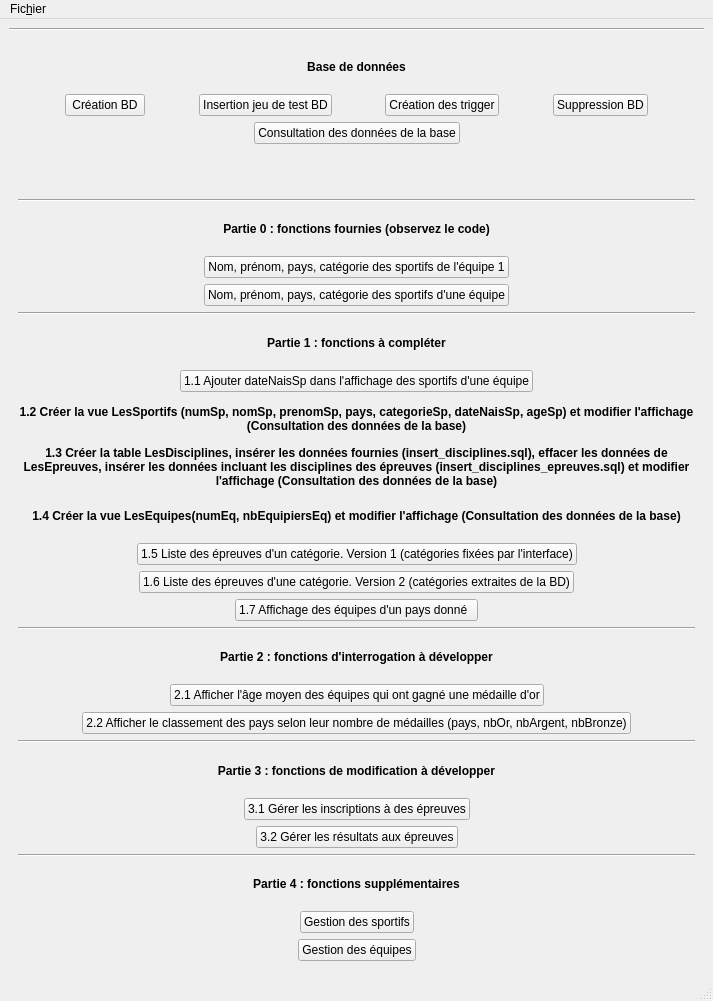
<?xml version="1.0" encoding="UTF-8"?>
<ui version="4.0">
 <class>MainWindow</class>
 <widget class="QMainWindow" name="MainWindow">
  <property name="geometry">
   <rect>
    <x>0</x>
    <y>0</y>
    <width>713</width>
    <height>1001</height>
   </rect>
  </property>
  <property name="windowTitle">
   <string>Projet Jeux Olympiques</string>
  </property>
  <widget class="QWidget" name="centralwidget">
   <layout class="QVBoxLayout" name="verticalLayout">
    <item>
     <widget class="Line" name="line">
      <property name="orientation">
       <enum>Qt::Horizontal</enum>
      </property>
     </widget>
    </item>
    <item>
     <widget class="QScrollArea" name="scrollArea">
      <property name="sizePolicy">
       <sizepolicy hsizetype="Expanding" vsizetype="Expanding">
        <horstretch>0</horstretch>
        <verstretch>0</verstretch>
       </sizepolicy>
      </property>
      <property name="frameShape">
       <enum>QFrame::NoFrame</enum>
      </property>
      <property name="widgetResizable">
       <bool>true</bool>
      </property>
      <widget class="QWidget" name="scrollAreaWidgetContents">
       <property name="geometry">
        <rect>
         <x>0</x>
         <y>0</y>
         <width>681</width>
         <height>959</height>
        </rect>
       </property>
       <layout class="QVBoxLayout" name="verticalLayout_2">
        <item>
         <widget class="QLabel" name="label">
          <property name="font">
           <font>
            <weight>75</weight>
            <bold>true</bold>
           </font>
          </property>
          <property name="text">
           <string>Base de données</string>
          </property>
          <property name="alignment">
           <set>Qt::AlignCenter</set>
          </property>
         </widget>
        </item>
        <item>
         <layout class="QHBoxLayout" name="horizontalLayout">
          <item>
           <spacer name="horizontalSpacer_3">
            <property name="orientation">
             <enum>Qt::Horizontal</enum>
            </property>
            <property name="sizeHint" stdset="0">
             <size>
              <width>40</width>
              <height>20</height>
             </size>
            </property>
           </spacer>
          </item>
          <item>
           <widget class="QPushButton" name="pushButton">
            <property name="sizePolicy">
             <sizepolicy hsizetype="Preferred" vsizetype="Fixed">
              <horstretch>0</horstretch>
              <verstretch>0</verstretch>
             </sizepolicy>
            </property>
            <property name="text">
             <string>Création BD</string>
            </property>
           </widget>
          </item>
          <item>
           <spacer name="horizontalSpacer">
            <property name="orientation">
             <enum>Qt::Horizontal</enum>
            </property>
            <property name="sizeHint" stdset="0">
             <size>
              <width>40</width>
              <height>20</height>
             </size>
            </property>
           </spacer>
          </item>
          <item>
           <widget class="QPushButton" name="pushButton_3">
            <property name="sizePolicy">
             <sizepolicy hsizetype="Preferred" vsizetype="Fixed">
              <horstretch>0</horstretch>
              <verstretch>0</verstretch>
             </sizepolicy>
            </property>
            <property name="text">
             <string>Insertion jeu de test BD</string>
            </property>
           </widget>
          </item>
          <item>
           <spacer name="horizontalSpacer_2">
            <property name="orientation">
             <enum>Qt::Horizontal</enum>
            </property>
            <property name="sizeHint" stdset="0">
             <size>
              <width>40</width>
              <height>20</height>
             </size>
            </property>
           </spacer>
          </item>
          <item>
           <widget class="QPushButton" name="pushButton_12">
            <property name="sizePolicy">
             <sizepolicy hsizetype="Preferred" vsizetype="Fixed">
              <horstretch>0</horstretch>
              <verstretch>0</verstretch>
             </sizepolicy>
            </property>
            <property name="text">
             <string>Création des trigger</string>
            </property>
           </widget>
          </item>
          <item>
           <spacer name="horizontalSpacer_21">
            <property name="orientation">
             <enum>Qt::Horizontal</enum>
            </property>
            <property name="sizeHint" stdset="0">
             <size>
              <width>40</width>
              <height>20</height>
             </size>
            </property>
           </spacer>
          </item>
          <item>
           <widget class="QPushButton" name="pushButton_2">
            <property name="text">
             <string>Suppression BD</string>
            </property>
           </widget>
          </item>
          <item>
           <spacer name="horizontalSpacer_4">
            <property name="orientation">
             <enum>Qt::Horizontal</enum>
            </property>
            <property name="sizeHint" stdset="0">
             <size>
              <width>40</width>
              <height>20</height>
             </size>
            </property>
           </spacer>
          </item>
         </layout>
        </item>
        <item>
         <layout class="QHBoxLayout" name="horizontalLayout_10"/>
        </item>
        <item>
         <layout class="QHBoxLayout" name="horizontalLayout_13">
          <item>
           <spacer name="horizontalSpacer_28">
            <property name="orientation">
             <enum>Qt::Horizontal</enum>
            </property>
            <property name="sizeHint" stdset="0">
             <size>
              <width>40</width>
              <height>20</height>
             </size>
            </property>
           </spacer>
          </item>
          <item>
           <widget class="QPushButton" name="pushButton_15">
            <property name="text">
             <string>Consultation des données de la base</string>
            </property>
           </widget>
          </item>
          <item>
           <spacer name="horizontalSpacer_27">
            <property name="orientation">
             <enum>Qt::Horizontal</enum>
            </property>
            <property name="sizeHint" stdset="0">
             <size>
              <width>40</width>
              <height>20</height>
             </size>
            </property>
           </spacer>
          </item>
         </layout>
        </item>
        <item>
         <widget class="QLabel" name="label_2">
          <property name="text">
           <string/>
          </property>
          <property name="alignment">
           <set>Qt::AlignCenter</set>
          </property>
         </widget>
        </item>
        <item>
         <widget class="Line" name="line_2">
          <property name="orientation">
           <enum>Qt::Horizontal</enum>
          </property>
         </widget>
        </item>
        <item>
         <widget class="QLabel" name="label_3">
          <property name="font">
           <font>
            <weight>75</weight>
            <bold>true</bold>
           </font>
          </property>
          <property name="text">
           <string>Partie 0 : fonctions fournies (observez le code)</string>
          </property>
          <property name="alignment">
           <set>Qt::AlignCenter</set>
          </property>
         </widget>
        </item>
        <item>
         <layout class="QHBoxLayout" name="horizontalLayout_2">
          <item>
           <spacer name="horizontalSpacer_7">
            <property name="orientation">
             <enum>Qt::Horizontal</enum>
            </property>
            <property name="sizeHint" stdset="0">
             <size>
              <width>40</width>
              <height>20</height>
             </size>
            </property>
           </spacer>
          </item>
          <item>
           <widget class="QPushButton" name="pushButton_4">
            <property name="text">
             <string>Nom, prénom, pays, catégorie des sportifs de l'équipe 1</string>
            </property>
           </widget>
          </item>
          <item>
           <spacer name="horizontalSpacer_5">
            <property name="orientation">
             <enum>Qt::Horizontal</enum>
            </property>
            <property name="sizeHint" stdset="0">
             <size>
              <width>40</width>
              <height>20</height>
             </size>
            </property>
           </spacer>
          </item>
         </layout>
        </item>
        <item>
         <layout class="QHBoxLayout" name="horizontalLayout_3">
          <item>
           <spacer name="horizontalSpacer_8">
            <property name="orientation">
             <enum>Qt::Horizontal</enum>
            </property>
            <property name="sizeHint" stdset="0">
             <size>
              <width>40</width>
              <height>20</height>
             </size>
            </property>
           </spacer>
          </item>
          <item>
           <widget class="QPushButton" name="pushButton_5">
            <property name="text">
             <string>Nom, prénom, pays, catégorie des sportifs d'une équipe</string>
            </property>
           </widget>
          </item>
          <item>
           <spacer name="horizontalSpacer_6">
            <property name="orientation">
             <enum>Qt::Horizontal</enum>
            </property>
            <property name="sizeHint" stdset="0">
             <size>
              <width>40</width>
              <height>20</height>
             </size>
            </property>
           </spacer>
          </item>
         </layout>
        </item>
        <item>
         <widget class="Line" name="line_3">
          <property name="orientation">
           <enum>Qt::Horizontal</enum>
          </property>
         </widget>
        </item>
        <item>
         <widget class="QLabel" name="label_4">
          <property name="font">
           <font>
            <weight>75</weight>
            <bold>true</bold>
           </font>
          </property>
          <property name="text">
           <string>Partie 1 : fonctions à compléter</string>
          </property>
          <property name="alignment">
           <set>Qt::AlignCenter</set>
          </property>
         </widget>
        </item>
        <item>
         <layout class="QHBoxLayout" name="horizontalLayout_4">
          <item>
           <spacer name="horizontalSpacer_10">
            <property name="orientation">
             <enum>Qt::Horizontal</enum>
            </property>
            <property name="sizeHint" stdset="0">
             <size>
              <width>40</width>
              <height>20</height>
             </size>
            </property>
           </spacer>
          </item>
          <item>
           <widget class="QPushButton" name="pushButton_6">
            <property name="text">
             <string>1.1 Ajouter dateNaisSp dans l'affichage des sportifs d'une équipe</string>
            </property>
           </widget>
          </item>
          <item>
           <spacer name="horizontalSpacer_9">
            <property name="orientation">
             <enum>Qt::Horizontal</enum>
            </property>
            <property name="sizeHint" stdset="0">
             <size>
              <width>40</width>
              <height>20</height>
             </size>
            </property>
           </spacer>
          </item>
         </layout>
        </item>
        <item>
         <widget class="QLabel" name="label_7">
          <property name="font">
           <font>
            <weight>75</weight>
            <bold>true</bold>
           </font>
          </property>
          <property name="text">
           <string>1.2 Créer la vue LesSportifs (numSp, nomSp, prenomSp, pays, categorieSp, dateNaisSp, ageSp) et modifier l'affichage (Consultation des données de la base)</string>
          </property>
          <property name="alignment">
           <set>Qt::AlignCenter</set>
          </property>
          <property name="wordWrap">
           <bool>true</bool>
          </property>
         </widget>
        </item>
        <item>
         <widget class="QLabel" name="label_8">
          <property name="font">
           <font>
            <weight>75</weight>
            <bold>true</bold>
           </font>
          </property>
          <property name="text">
           <string>1.3 Créer la table LesDisciplines, insérer les données fournies (insert_disciplines.sql), effacer les données de LesEpreuves, insérer les données incluant les disciplines des épreuves (insert_disciplines_epreuves.sql) et modifier l'affichage (Consultation des données de la base)</string>
          </property>
          <property name="alignment">
           <set>Qt::AlignCenter</set>
          </property>
          <property name="wordWrap">
           <bool>true</bool>
          </property>
         </widget>
        </item>
        <item>
         <widget class="QLabel" name="label_9">
          <property name="font">
           <font>
            <weight>75</weight>
            <bold>true</bold>
           </font>
          </property>
          <property name="text">
           <string>1.4 Créer la vue LesEquipes(numEq, nbEquipiersEq) et modifier l'affichage (Consultation des données de la base)</string>
          </property>
          <property name="alignment">
           <set>Qt::AlignCenter</set>
          </property>
          <property name="wordWrap">
           <bool>true</bool>
          </property>
         </widget>
        </item>
        <item>
         <layout class="QHBoxLayout" name="horizontalLayout_5">
          <item>
           <spacer name="horizontalSpacer_12">
            <property name="orientation">
             <enum>Qt::Horizontal</enum>
            </property>
            <property name="sizeHint" stdset="0">
             <size>
              <width>40</width>
              <height>20</height>
             </size>
            </property>
           </spacer>
          </item>
          <item>
           <widget class="QPushButton" name="pushButton_7">
            <property name="text">
             <string>1.5 Liste des épreuves d'un catégorie. Version 1 (catégories fixées par l'interface)</string>
            </property>
           </widget>
          </item>
          <item>
           <spacer name="horizontalSpacer_11">
            <property name="orientation">
             <enum>Qt::Horizontal</enum>
            </property>
            <property name="sizeHint" stdset="0">
             <size>
              <width>40</width>
              <height>20</height>
             </size>
            </property>
           </spacer>
          </item>
         </layout>
        </item>
        <item>
         <layout class="QHBoxLayout" name="horizontalLayout_6">
          <item>
           <spacer name="horizontalSpacer_14">
            <property name="orientation">
             <enum>Qt::Horizontal</enum>
            </property>
            <property name="sizeHint" stdset="0">
             <size>
              <width>40</width>
              <height>20</height>
             </size>
            </property>
           </spacer>
          </item>
          <item>
           <widget class="QPushButton" name="pushButton_8">
            <property name="text">
             <string>1.6 Liste des épreuves d'une catégorie. Version 2 (catégories extraites de la BD)</string>
            </property>
           </widget>
          </item>
          <item>
           <spacer name="horizontalSpacer_13">
            <property name="orientation">
             <enum>Qt::Horizontal</enum>
            </property>
            <property name="sizeHint" stdset="0">
             <size>
              <width>40</width>
              <height>20</height>
             </size>
            </property>
           </spacer>
          </item>
         </layout>
        </item>
        <item>
         <layout class="QHBoxLayout" name="horizontalLayout_7">
          <item>
           <spacer name="horizontalSpacer_16">
            <property name="orientation">
             <enum>Qt::Horizontal</enum>
            </property>
            <property name="sizeHint" stdset="0">
             <size>
              <width>40</width>
              <height>20</height>
             </size>
            </property>
           </spacer>
          </item>
          <item>
           <widget class="QPushButton" name="pushButton_9">
            <property name="text">
             <string>1.7 Affichage des équipes d'un pays donné  </string>
            </property>
           </widget>
          </item>
          <item>
           <spacer name="horizontalSpacer_15">
            <property name="orientation">
             <enum>Qt::Horizontal</enum>
            </property>
            <property name="sizeHint" stdset="0">
             <size>
              <width>40</width>
              <height>20</height>
             </size>
            </property>
           </spacer>
          </item>
         </layout>
        </item>
        <item>
         <widget class="Line" name="line_4">
          <property name="orientation">
           <enum>Qt::Horizontal</enum>
          </property>
         </widget>
        </item>
        <item>
         <widget class="QLabel" name="label_5">
          <property name="font">
           <font>
            <weight>75</weight>
            <bold>true</bold>
           </font>
          </property>
          <property name="text">
           <string>Partie 2 : fonctions d'interrogation à développer</string>
          </property>
          <property name="alignment">
           <set>Qt::AlignCenter</set>
          </property>
         </widget>
        </item>
        <item>
         <layout class="QHBoxLayout" name="horizontalLayout_8">
          <item>
           <spacer name="horizontalSpacer_18">
            <property name="orientation">
             <enum>Qt::Horizontal</enum>
            </property>
            <property name="sizeHint" stdset="0">
             <size>
              <width>40</width>
              <height>20</height>
             </size>
            </property>
           </spacer>
          </item>
          <item>
           <widget class="QPushButton" name="pushButton_10">
            <property name="text">
             <string>2.1 Afficher l'âge moyen des équipes qui ont gagné une médaille d'or</string>
            </property>
           </widget>
          </item>
          <item>
           <spacer name="horizontalSpacer_17">
            <property name="orientation">
             <enum>Qt::Horizontal</enum>
            </property>
            <property name="sizeHint" stdset="0">
             <size>
              <width>40</width>
              <height>20</height>
             </size>
            </property>
           </spacer>
          </item>
         </layout>
        </item>
        <item>
         <layout class="QHBoxLayout" name="horizontalLayout_9">
          <item>
           <spacer name="horizontalSpacer_20">
            <property name="orientation">
             <enum>Qt::Horizontal</enum>
            </property>
            <property name="sizeHint" stdset="0">
             <size>
              <width>40</width>
              <height>20</height>
             </size>
            </property>
           </spacer>
          </item>
          <item>
           <widget class="QPushButton" name="pushButton_11">
            <property name="text">
             <string>2.2 Afficher le classement des pays selon leur nombre de médailles (pays, nbOr, nbArgent, nbBronze)</string>
            </property>
           </widget>
          </item>
          <item>
           <spacer name="horizontalSpacer_19">
            <property name="orientation">
             <enum>Qt::Horizontal</enum>
            </property>
            <property name="sizeHint" stdset="0">
             <size>
              <width>40</width>
              <height>20</height>
             </size>
            </property>
           </spacer>
          </item>
         </layout>
        </item>
        <item>
         <widget class="Line" name="line_5">
          <property name="orientation">
           <enum>Qt::Horizontal</enum>
          </property>
         </widget>
        </item>
        <item>
         <widget class="QLabel" name="label_6">
          <property name="font">
           <font>
            <weight>75</weight>
            <bold>true</bold>
           </font>
          </property>
          <property name="text">
           <string>Partie 3 : fonctions de modification à développer</string>
          </property>
          <property name="alignment">
           <set>Qt::AlignCenter</set>
          </property>
         </widget>
        </item>
        <item>
         <layout class="QHBoxLayout" name="horizontalLayout_11">
          <item>
           <spacer name="horizontalSpacer_24">
            <property name="orientation">
             <enum>Qt::Horizontal</enum>
            </property>
            <property name="sizeHint" stdset="0">
             <size>
              <width>40</width>
              <height>20</height>
             </size>
            </property>
           </spacer>
          </item>
          <item>
           <widget class="QPushButton" name="pushButton_13">
            <property name="text">
             <string>3.1 Gérer les inscriptions à des épreuves</string>
            </property>
           </widget>
          </item>
          <item>
           <spacer name="horizontalSpacer_23">
            <property name="orientation">
             <enum>Qt::Horizontal</enum>
            </property>
            <property name="sizeHint" stdset="0">
             <size>
              <width>40</width>
              <height>20</height>
             </size>
            </property>
           </spacer>
          </item>
         </layout>
        </item>
        <item>
         <layout class="QHBoxLayout" name="horizontalLayout_12">
          <item>
           <spacer name="horizontalSpacer_26">
            <property name="orientation">
             <enum>Qt::Horizontal</enum>
            </property>
            <property name="sizeHint" stdset="0">
             <size>
              <width>40</width>
              <height>20</height>
             </size>
            </property>
           </spacer>
          </item>
          <item>
           <widget class="QPushButton" name="pushButton_14">
            <property name="text">
             <string>3.2 Gérer les résultats aux épreuves</string>
            </property>
           </widget>
          </item>
          <item>
           <spacer name="horizontalSpacer_25">
            <property name="orientation">
             <enum>Qt::Horizontal</enum>
            </property>
            <property name="sizeHint" stdset="0">
             <size>
              <width>40</width>
              <height>20</height>
             </size>
            </property>
           </spacer>
          </item>
         </layout>
        </item>
        <item>
         <widget class="Line" name="line_6">
          <property name="orientation">
           <enum>Qt::Horizontal</enum>
          </property>
         </widget>
        </item>
        <item>
         <widget class="QLabel" name="label_10">
          <property name="font">
           <font>
            <weight>75</weight>
            <bold>true</bold>
           </font>
          </property>
          <property name="text">
           <string>Partie 4 : fonctions supplémentaires</string>
          </property>
          <property name="alignment">
           <set>Qt::AlignCenter</set>
          </property>
         </widget>
        </item>
        <item>
         <layout class="QHBoxLayout" name="horizontalLayout_15">
          <item>
           <spacer name="horizontalSpacer_31">
            <property name="orientation">
             <enum>Qt::Horizontal</enum>
            </property>
            <property name="sizeHint" stdset="0">
             <size>
              <width>40</width>
              <height>20</height>
             </size>
            </property>
           </spacer>
          </item>
          <item>
           <widget class="QPushButton" name="pushButton_17">
            <property name="text">
             <string>Gestion des sportifs</string>
            </property>
           </widget>
          </item>
          <item>
           <spacer name="horizontalSpacer_32">
            <property name="orientation">
             <enum>Qt::Horizontal</enum>
            </property>
            <property name="sizeHint" stdset="0">
             <size>
              <width>40</width>
              <height>20</height>
             </size>
            </property>
           </spacer>
          </item>
         </layout>
        </item>
        <item>
         <layout class="QHBoxLayout" name="horizontalLayout_14">
          <item>
           <spacer name="horizontalSpacer_29">
            <property name="orientation">
             <enum>Qt::Horizontal</enum>
            </property>
            <property name="sizeHint" stdset="0">
             <size>
              <width>40</width>
              <height>20</height>
             </size>
            </property>
           </spacer>
          </item>
          <item>
           <widget class="QPushButton" name="pushButton_16">
            <property name="text">
             <string>Gestion des équipes</string>
            </property>
           </widget>
          </item>
          <item>
           <spacer name="horizontalSpacer_30">
            <property name="orientation">
             <enum>Qt::Horizontal</enum>
            </property>
            <property name="sizeHint" stdset="0">
             <size>
              <width>40</width>
              <height>20</height>
             </size>
            </property>
           </spacer>
          </item>
         </layout>
        </item>
       </layout>
      </widget>
     </widget>
    </item>
   </layout>
  </widget>
  <widget class="QMenuBar" name="menubar">
   <property name="geometry">
    <rect>
     <x>0</x>
     <y>0</y>
     <width>713</width>
     <height>30</height>
    </rect>
   </property>
   <widget class="QMenu" name="menuFiles">
    <property name="title">
     <string>Fic&amp;hier</string>
    </property>
    <addaction name="actionQuitter"/>
   </widget>
   <addaction name="menuFiles"/>
  </widget>
  <widget class="QStatusBar" name="statusbar"/>
  <action name="actionQuitter">
   <property name="text">
    <string>&amp;Quitter</string>
   </property>
  </action>
 </widget>
 <resources/>
 <connections>
  <connection>
   <sender>actionQuitter</sender>
   <signal>triggered()</signal>
   <receiver>MainWindow</receiver>
   <slot>close()</slot>
   <hints>
    <hint type="sourcelabel">
     <x>-1</x>
     <y>-1</y>
    </hint>
    <hint type="destinationlabel">
     <x>399</x>
     <y>299</y>
    </hint>
   </hints>
  </connection>
  <connection>
   <sender>pushButton</sender>
   <signal>clicked()</signal>
   <receiver>MainWindow</receiver>
   <slot>createDB()</slot>
   <hints>
    <hint type="sourcelabel">
     <x>156</x>
     <y>85</y>
    </hint>
    <hint type="destinationlabel">
     <x>69</x>
     <y>87</y>
    </hint>
   </hints>
  </connection>
  <connection>
   <sender>pushButton_3</sender>
   <signal>clicked()</signal>
   <receiver>MainWindow</receiver>
   <slot>insertDB()</slot>
   <hints>
    <hint type="sourcelabel">
     <x>356</x>
     <y>85</y>
    </hint>
    <hint type="destinationlabel">
     <x>343</x>
     <y>86</y>
    </hint>
   </hints>
  </connection>
  <connection>
   <sender>pushButton_2</sender>
   <signal>clicked()</signal>
   <receiver>MainWindow</receiver>
   <slot>deleteDB()</slot>
   <hints>
    <hint type="sourcelabel">
     <x>412</x>
     <y>144</y>
    </hint>
    <hint type="destinationlabel">
     <x>417</x>
     <y>126</y>
    </hint>
   </hints>
  </connection>
  <connection>
   <sender>pushButton_15</sender>
   <signal>clicked()</signal>
   <receiver>MainWindow</receiver>
   <slot>openData()</slot>
   <hints>
    <hint type="sourcelabel">
     <x>476</x>
     <y>185</y>
    </hint>
    <hint type="destinationlabel">
     <x>483</x>
     <y>171</y>
    </hint>
   </hints>
  </connection>
  <connection>
   <sender>pushButton_4</sender>
   <signal>clicked()</signal>
   <receiver>MainWindow</receiver>
   <slot>open_fct_fournie_1()</slot>
   <hints>
    <hint type="sourcelabel">
     <x>534</x>
     <y>283</y>
    </hint>
    <hint type="destinationlabel">
     <x>561</x>
     <y>231</y>
    </hint>
   </hints>
  </connection>
  <connection>
   <sender>pushButton_5</sender>
   <signal>clicked()</signal>
   <receiver>MainWindow</receiver>
   <slot>open_fct_fournie_2()</slot>
   <hints>
    <hint type="sourcelabel">
     <x>535</x>
     <y>324</y>
    </hint>
    <hint type="destinationlabel">
     <x>563</x>
     <y>271</y>
    </hint>
   </hints>
  </connection>
  <connection>
   <sender>pushButton_6</sender>
   <signal>clicked()</signal>
   <receiver>MainWindow</receiver>
   <slot>open_fct_comp_1()</slot>
   <hints>
    <hint type="sourcelabel">
     <x>559</x>
     <y>368</y>
    </hint>
    <hint type="destinationlabel">
     <x>579</x>
     <y>353</y>
    </hint>
   </hints>
  </connection>
  <connection>
   <sender>pushButton_7</sender>
   <signal>clicked()</signal>
   <receiver>MainWindow</receiver>
   <slot>open_fct_comp_2()</slot>
   <hints>
    <hint type="sourcelabel">
     <x>578</x>
     <y>520</y>
    </hint>
    <hint type="destinationlabel">
     <x>593</x>
     <y>533</y>
    </hint>
   </hints>
  </connection>
  <connection>
   <sender>pushButton_8</sender>
   <signal>clicked()</signal>
   <receiver>MainWindow</receiver>
   <slot>open_fct_comp_3()</slot>
   <hints>
    <hint type="sourcelabel">
     <x>583</x>
     <y>561</y>
    </hint>
    <hint type="destinationlabel">
     <x>592</x>
     <y>574</y>
    </hint>
   </hints>
  </connection>
  <connection>
   <sender>pushButton_9</sender>
   <signal>clicked()</signal>
   <receiver>MainWindow</receiver>
   <slot>open_fct_comp_4()</slot>
   <hints>
    <hint type="sourcelabel">
     <x>495</x>
     <y>601</y>
    </hint>
    <hint type="destinationlabel">
     <x>564</x>
     <y>631</y>
    </hint>
   </hints>
  </connection>
  <connection>
   <sender>pushButton_10</sender>
   <signal>clicked()</signal>
   <receiver>MainWindow</receiver>
   <slot>open_age_or_equipe()</slot>
   <hints>
    <hint type="sourcelabel">
     <x>220</x>
     <y>696</y>
    </hint>
    <hint type="destinationlabel">
     <x>569</x>
     <y>695</y>
    </hint>
   </hints>
  </connection>
  <connection>
   <sender>pushButton_11</sender>
   <signal>clicked()</signal>
   <receiver>MainWindow</receiver>
   <slot>open_classement_pays()</slot>
   <hints>
    <hint type="sourcelabel">
     <x>543</x>
     <y>740</y>
    </hint>
    <hint type="destinationlabel">
     <x>448</x>
     <y>725</y>
    </hint>
   </hints>
  </connection>
  <connection>
   <sender>pushButton_14</sender>
   <signal>clicked()</signal>
   <receiver>MainWindow</receiver>
   <slot>open_Update_Resultats_Equipes()</slot>
   <hints>
    <hint type="sourcelabel">
     <x>380</x>
     <y>833</y>
    </hint>
    <hint type="destinationlabel">
     <x>518</x>
     <y>841</y>
    </hint>
   </hints>
  </connection>
  <connection>
   <sender>pushButton_13</sender>
   <signal>clicked()</signal>
   <receiver>MainWindow</receiver>
   <slot>open_inscription_epreuve()</slot>
   <hints>
    <hint type="sourcelabel">
     <x>429</x>
     <y>806</y>
    </hint>
    <hint type="destinationlabel">
     <x>499</x>
     <y>802</y>
    </hint>
   </hints>
  </connection>
  <connection>
   <sender>pushButton_12</sender>
   <signal>clicked()</signal>
   <receiver>MainWindow</receiver>
   <slot>createTrigger()</slot>
   <hints>
    <hint type="sourcelabel">
     <x>564</x>
     <y>90</y>
    </hint>
    <hint type="destinationlabel">
     <x>575</x>
     <y>88</y>
    </hint>
   </hints>
  </connection>
 </connections>
 <slots>
  <slot>createDB()</slot>
  <slot>insertDB()</slot>
  <slot>deleteDB()</slot>
  <slot>openData()</slot>
  <slot>openAddUser()</slot>
  <slot>openDelUser()</slot>
  <slot>open_fct_fournie_1()</slot>
  <slot>open_fct_fournie_2()</slot>
  <slot>open_fct_comp_1()</slot>
  <slot>open_fct_comp_2()</slot>
  <slot>open_fct_comp_3()</slot>
  <slot>open_fct_comp_4()</slot>
  <slot>open_age_or_equipe()</slot>
  <slot>open_classement_pays()</slot>
  <slot>open_Update_Resultats_Equipes()</slot>
  <slot>open_inscription_epreuve()</slot>
  <slot>createTrigger()</slot>
 </slots>
</ui>
